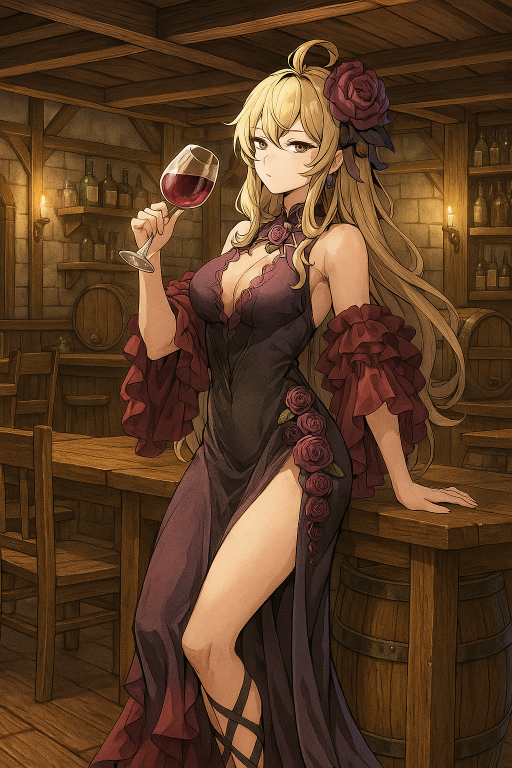
#> input picture cn2-static_image_2.png, 1024 x 1536 px (shown at 1/2 size)
$ python art_banner_translate.py --src ../cn2-static_image_2.png --out out.png
#> lines starting #> are read from the running program, lines starting #| are printed output that depends on the picture; after the words box and inside, x2 and y2 are one past the last pixel; in counts of white or black regions, pixels touching at a corner belong together
#> further down, src_im is the input picture: PIL image 1024x1536 RGB; mean R, G, B 89.7, 59.2, 35.1
"""把战令横幅的中文美术字换成英文版（ArtFont_zh/OperatingPanelAtlas -> ArtFont_en/...）。

思路：
1. 用「亮像素 + 蓝色像素」自动圈出中文标题/光带/文案的污染区（内容驱动，不用矩形硬切）。
2. 用逐行中位色重建底板渐变，再镜像平铺回填六边形纹理，得到干净底板。
3. 在干净底板上排英文文案（白字 + 蓝色辉光），最后贴回原图 alpha。

用法：
    python scripts/art_banner_translate.py \
        --src Assets/ManagedResources/ArtFont_zh/OperatingPanelAtlas/cn2-X1_zhanling_miwu_bg_zh.png \
        --out Assets/ManagedResources/ArtFont_en/OperatingPanelAtlas/cn2-X1_zhanling_miwu_bg_en.png \
        --title "The Mist Plan"

同款横幅（mota_bg / yiduan_bg2）可直接复用，改 --src/--out/--title 即可。
"""
import argparse
import numpy as np
import cv2
from PIL import Image, ImageDraw, ImageFont, ImageFilter

FONT_BOLD = '/System/Library/Fonts/Supplemental/Arial Bold.ttf'

ZONE = (92, 336, 0, 342)           # y0,y1,x0,x1 允许重建的范围
CTRL_ROWS = [58, 214, 336]         # 干净色标行
HEX_SRC = (336, 396, 0, 330)       # 六边形纹理样张


def row_median(a, y, x0=0, x1=330):
    row = a[y, x0:x1]
    sel = row[row.max(axis=1) < 110]
    if len(sel) < 20:
        sel = row
    return np.median(sel, axis=0)


def mirror_tile(tile, H, W):
    rows, y, flip = [], 0, False
    while y < H:
        rows.append(tile[::-1] if flip else tile)
        y += tile.shape[0]
        flip = not flip
    big = np.concatenate(rows, axis=0)[:H]
    cols, x, flip = [], 0, False
    while x < W:
        cols.append(big[:, ::-1] if flip else big)
        x += big.shape[1]
        flip = not flip
    return np.concatenate(cols, axis=1)[:, :W]


def contaminated_mask(a):
    """亮像素(白/黄/粉字) + 蓝色像素(光带、蓝斜杠) 合并成污染区。"""
    h, w, _ = a.shape
#> h = 1536; w = 1024
    R, G, B = a[:, :, 0].astype(int), a[:, :, 1].astype(int), a[:, :, 2].astype(int)
    mx = np.maximum(np.maximum(R, G), B)
    blueness = B - np.maximum(R, G)
    y0, y1, x0, x1 = ZONE
    zone = np.zeros((h, w), bool)
    zone[y0:y1, x0:x1] = True
    m = ((mx > 110) | (blueness > 60)) & zone
#> m: shape (1536, 1024) bool; 0.6% white in thin lines or dots, all inside (x1, y1, x2, y2) = (0, 92, 342, 336)
    m = cv2.dilate(m.astype(np.uint8), np.ones((15, 15), np.uint8))
#> m: shape (1536, 1024); values 0 (black) and 1 (white), 3.5% white; 5 white regions, box (x1, y1, x2, y2) and area: (0, 85, 349, 343) 50869, (277, 271, 349, 343) 2803, (209, 303, 238, 336) 672, (333, 230, 349, 250) 310, (244, 309, 259, 324) 225
    m = cv2.morphologyEx(m, cv2.MORPH_CLOSE, np.ones((25, 25), np.uint8))
#> m: shape (1536, 1024); values 0 (black) and 1 (white), 4.1% white; 1 white region, box (x1, y1, x2, y2) and area: (0, 85, 349, 343) 64208
    m[~zone] = 0
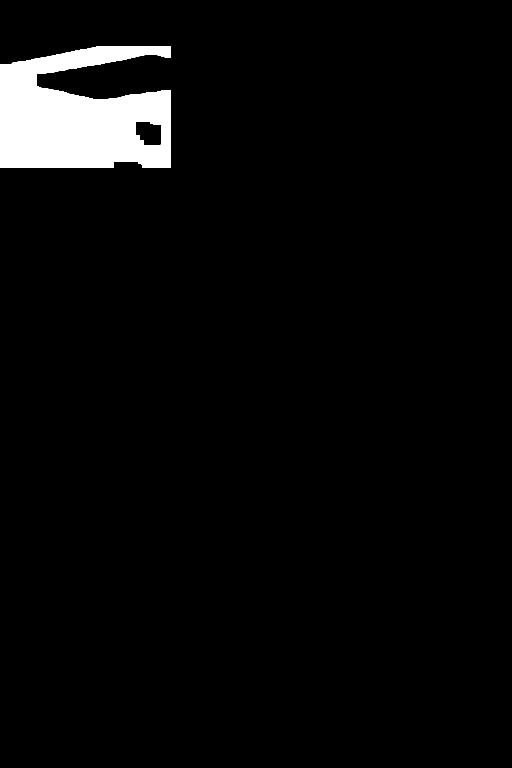
#> m: shape (1536, 1024) (shown at 1/2 size); values 0 (black) and 1 (white), 3.9% white; 1 white region, box (x1, y1, x2, y2) and area: (0, 92, 342, 336) 60633
    return m


def rebuild_panel(a):
    y0, y1, x0, x1 = ZONE
    out = a.astype(float).copy()

    # 逐行取“未污染像素”的中位色作为底板基准，再纵向平滑；比三点插值更贴合原渐变
    contam = contaminated_mask(a)
    base = np.zeros((y1 - y0, 3))
    for i, y in enumerate(range(y0, y1)):
        row = a[y, x0:x1]
        dark = row.max(axis=1) < 110
        ok = (~contam[y, x0:x1]) & dark
        if ok.sum() >= 30:
            base[i] = np.median(row[ok], axis=0)
#> after the loop, base = 244 rows, first 8: [70, 43, 19], [59, 33, 13], [60, 36, 19], [64, 42, 22], [47, 31, 12], [30, 19, 10], [24, 16, 6], [26, 18, 10]
    # 整行都被污染的，用上下相邻行线性补齐
    for i in range(len(base)):
        if base[i].sum() == 0:
            prev = next((j for j in range(i - 1, -1, -1) if base[j].sum() > 0), None)
            nxt = next((j for j in range(i + 1, len(base)) if base[j].sum() > 0), None)
            if prev is not None and nxt is not None:
                w = (i - prev) / (nxt - prev)
                base[i] = base[prev] * (1 - w) + base[nxt] * w
            elif prev is not None:
                base[i] = base[prev]
            else:
                base[i] = base[nxt]
#> this loop made 244 passes
#> w on passes 107 to 118: 0.0196, 0.02, 0.0204, 0.0208, 0.0213, 0.0217, 0.0222, 0.0227, 0.0233, 0.0238, 0.0244, 0.025
    for c in range(3):
        base[:, c] = cv2.GaussianBlur(base[:, c].reshape(-1, 1), (0, 0), 8).ravel()
#> after the loop, base = 244 rows, first 8: [43.8, 27.74, 12.99], [43.75, 27.72, 12.98], [43.59, 27.64, 12.95], [43.35, 27.52, 12.9], [43.02, 27.35, 12.84], [42.64, 27.17, 12.77], [42.23, 26.97, 12.7], [41.81, 26.77, 12.63]
    patch = np.repeat(base[:, None, :], x1 - x0, axis=1)

    hy0, hy1, hx0, hx1 = HEX_SRC
    sample = a[hy0:hy1, hx0:hx1].astype(float)
    detail = sample - cv2.GaussianBlur(sample, (0, 0), 6)
    patch = patch + mirror_tile(detail, y1 - y0, x1 - x0) * 0.75
#> after the loop in mirror_tile, `while y < H:`: rows = 5 items; y = 300
#> in mirror_tile, `big = np.concatenate(rows, axis=0)[:H]`:
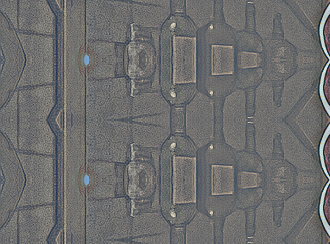
#> big: shape (244, 330, 3) float64; mean of channels 0, 1, 2 -0.1, -0.1, 0; drawn with min black and max white
#> after the loop in mirror_tile, `while x < W:`: cols = 2 items; x = 660
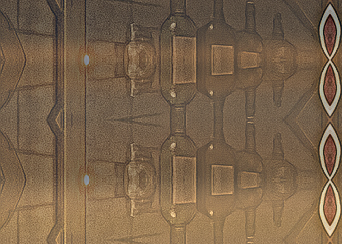
#> patch: shape (244, 342, 3) float64; mean of channels 0, 1, 2 83.8, 56, 26.5; drawn with min black and max white

    m = contam[y0:y1, x0:x1].astype(np.float32)
#> m: shape (244, 342) float32; values 0 (black) and 1 (white), 72.7% white; 4 black regions, box (x1, y1, x2, y2) and area: (73, 18, 342, 107) 16257, (0, 0, 197, 37) 3929, (272, 151, 322, 198) 1980, (228, 232, 285, 244) 649
    alpha = cv2.GaussianBlur(m, (0, 0), 5)

    # 区域四边再收一圈，避免出现硬边
    H, W = alpha.shape
#> H = 244; W = 342
    fy = np.ones(H, np.float32)
#> fy = 244 values from 1 to 1
    for i in range(8):
        fy[i] = fy[-1 - i] = i / 8
    # 右段让位给 inpaint（那一段蓝光带压在蓝色背景上，不能拿暗板去填）
    fx = np.ones(W, np.float32)
#> fx = 342 values from 1 to 1
    for i in range(W):
        gx = x0 + i
        if gx >= 342:
            fx[i] = 0.0
        elif gx > 332:
            fx[i] = (342 - gx) / 10.0
    alpha = alpha * fy[:, None] * fx[None, :]
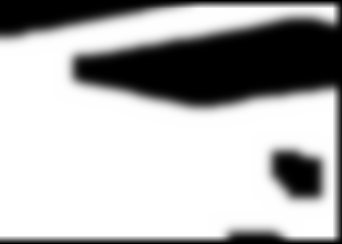
#> alpha: shape (244, 342) float32; min 0, max 1, mean 0.693
    alpha = alpha[..., None]

    out[y0:y1, x0:x1] = out[y0:y1, x0:x1] * (1 - alpha) + patch * alpha
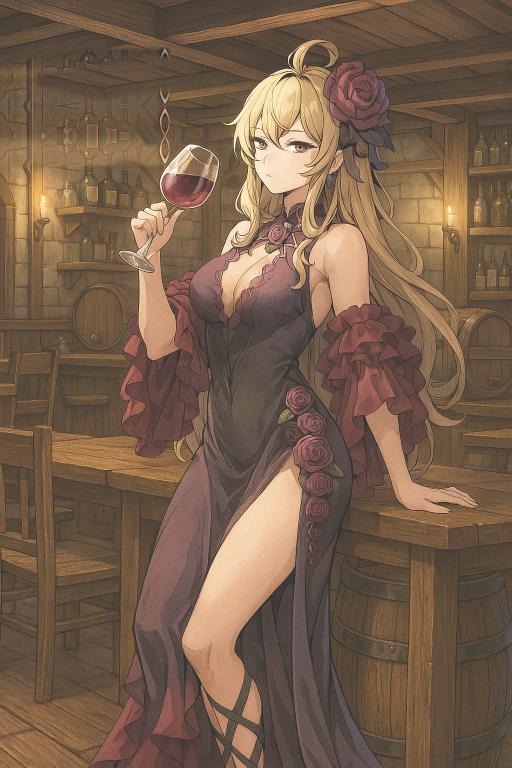
#> out: shape (1536, 1024, 3) float64 (shown at 1/2 size); mean R, G, B 90, 59.4, 35.2; drawn with min black and max white
    return np.clip(out, 0, 255).astype(np.uint8)
#> returned value: shape (1536, 1024, 3)


def fit_font(draw, text, max_w, start, min_size=18):
    size = start
    while size > min_size:
        f = ImageFont.truetype(FONT_BOLD, size)
        box = draw.textbbox((0, 0), text, font=f)
        if box[2] - box[0] <= max_w:
            return f, box
        size -= 1
    f = ImageFont.truetype(FONT_BOLD, min_size)
    return f, draw.textbbox((0, 0), text, font=f)


def draw_text_layer(img, title):
#> called with title = 'The Mist Plan'
    w, h = img.size
#> w = 1024; h = 1536
    glow = Image.new('RGBA', (w, h), (0, 0, 0, 0))
#> glow: PIL image 1024x1536 RGBA; every value is 0
    core = Image.new('RGBA', (w, h), (0, 0, 0, 0))
    dg, dc = ImageDraw.Draw(glow), ImageDraw.Draw(core)

    left, maxw = 24, 330
    items = [(title, 34, 124, 'small'),
             ('UNLOCK', 54, 166, 'big'),
             ('ADVANCED', 54, 217, 'big'),
             ('BATTLE PASS', 52, 268, 'big')]

    for text, size, top, kind in items:
        f, box = fit_font(dc, text, maxw, size)
        x, y = left - box[0], top - box[1]
        if kind == 'big':
            dg.text((x, y), text, font=f, fill=(70, 130, 255, 255))
        dc.text((x, y), text, font=f, fill=(255, 255, 255, 255))
#> this loop made 4 passes
#> (box, x, y) on passes 1 to 4: ((-1, 6, 227, 32), 25, 118), ((0, 11, 225, 52), 24, 155), ((0, 11, 302, 52), 24, 206), ((0, 10, 325, 48), 24, 258)

    glow = glow.filter(ImageFilter.GaussianBlur(9))
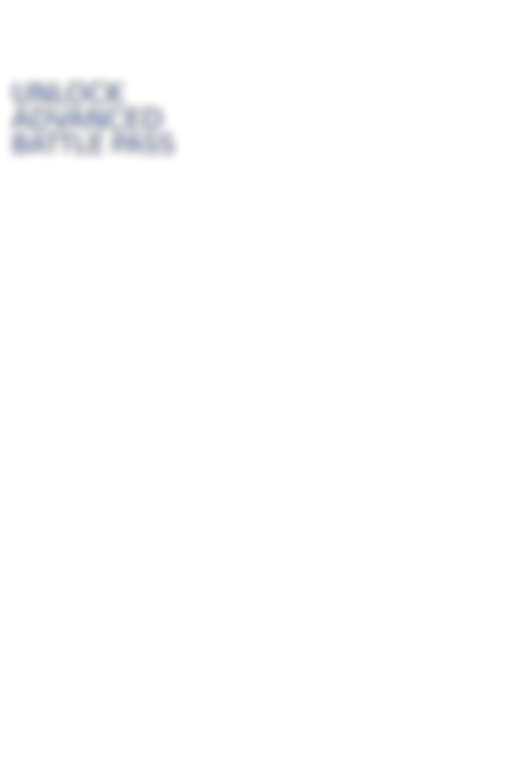
#> glow: PIL image 1024x1536 RGBA (shown at 1/2 size); mean R, G, B, A 0.5, 1, 2, 1.7; transparent parts drawn white
    base = img.convert('RGBA')
    base = Image.alpha_composite(base, glow)
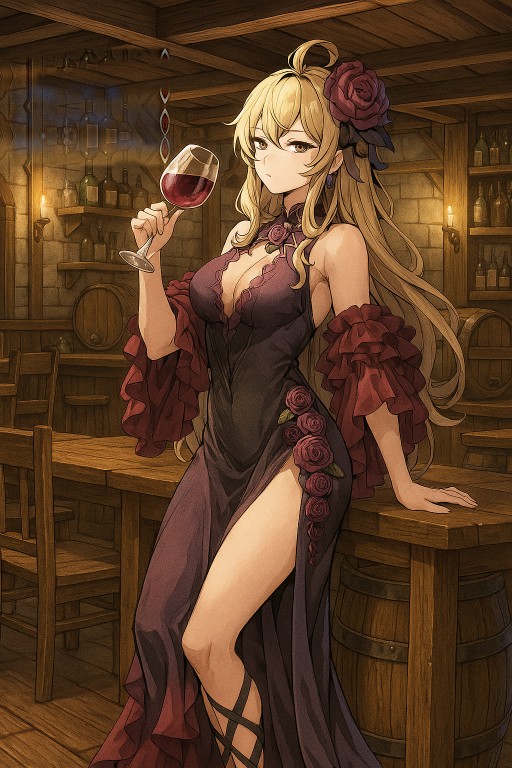
#> base: PIL image 1024x1536 RGBA (shown at 1/2 size); mean R, G, B, A 89.6, 59.3, 35.5, 255
    base = Image.alpha_composite(base, glow)
    base = Image.alpha_composite(base, core)
    return base.convert('RGB')
#> returned value: PIL image 1024x1536 RGB


if __name__ == '__main__':
    ap = argparse.ArgumentParser()
    ap.add_argument('--src', required=True, help='中文版 png')
    ap.add_argument('--out', required=True, help='英文版输出路径')
    ap.add_argument('--title', default='The Mist Plan', help='小标题，如 The Mist Plan')
    ap.add_argument('--preview', default=None, help='可选：另存一张预览')
    args = ap.parse_args()

    src_im = Image.open(args.src)
    alpha_orig = src_im.getchannel('A') if src_im.mode == 'RGBA' else None
    a = np.asarray(src_im.convert('RGB'))
    panel = rebuild_panel(a)
    img = draw_text_layer(Image.fromarray(panel), args.title)
    if alpha_orig is not None:                     # 原图带透明边，alpha 要保留
        img = img.convert('RGB')
        img.putalpha(alpha_orig)
    img.save(args.out)
    if args.preview:
        img.convert('RGB').save(args.preview)
    print('saved', args.out)
